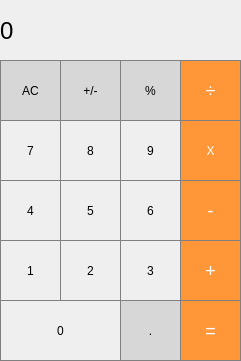
<?xml version="1.0" encoding="UTF-8"?>
<ui version="4.0">
 <class>MainWindow</class>
 <widget class="QMainWindow" name="MainWindow">
  <property name="geometry">
   <rect>
    <x>0</x>
    <y>0</y>
    <width>241</width>
    <height>361</height>
   </rect>
  </property>
  <property name="windowTitle">
   <string>MainWindow</string>
  </property>
  <widget class="QWidget" name="centralwidget">
   <widget class="QLabel" name="result_show">
    <property name="enabled">
     <bool>true</bool>
    </property>
    <property name="geometry">
     <rect>
      <x>0</x>
      <y>0</y>
      <width>241</width>
      <height>61</height>
     </rect>
    </property>
    <property name="font">
     <font>
      <pointsize>18</pointsize>
     </font>
    </property>
    <property name="styleSheet">
     <string notr="true">QLabel {
  qproperty-alignment: 'AlignVCenter | AlignRight';
  border: 1px solid gray;
}

background-color : white;</string>
    </property>
    <property name="text">
     <string>0</string>
    </property>
   </widget>
   <widget class="QPushButton" name="pushButton_AC">
    <property name="geometry">
     <rect>
      <x>0</x>
      <y>60</y>
      <width>61</width>
      <height>61</height>
     </rect>
    </property>
    <property name="styleSheet">
     <string notr="true">QPushButton {
  background-color: rgb(215, 215, 215);
  border: 1px solid gray;
}
QPushButton:pressed {
    background-color: qlineargradient(x1: 0, y1: 0, x2: 0, y2: 1,
                                      stop: 0 #BEBEBE, stop: 1 #D7D7D7);
}</string>
    </property>
    <property name="text">
     <string>AC</string>
    </property>
   </widget>
   <widget class="QPushButton" name="pushButton_plus_minys">
    <property name="geometry">
     <rect>
      <x>60</x>
      <y>60</y>
      <width>61</width>
      <height>61</height>
     </rect>
    </property>
    <property name="styleSheet">
     <string notr="true">QPushButton {
  background-color: rgb(215, 215, 215);
  border: 1px solid gray;
}
QPushButton:pressed {
    background-color: qlineargradient(x1: 0, y1: 0, x2: 0, y2: 1,
                                      stop: 0 #BEBEBE, stop: 1 #D7D7D7);
}</string>
    </property>
    <property name="text">
     <string>+/-</string>
    </property>
   </widget>
   <widget class="QPushButton" name="pushButton_procent">
    <property name="geometry">
     <rect>
      <x>120</x>
      <y>60</y>
      <width>61</width>
      <height>61</height>
     </rect>
    </property>
    <property name="styleSheet">
     <string notr="true">QPushButton {
  background-color: rgb(215, 215, 215);
  border: 1px solid gray;
}
QPushButton:pressed {
    background-color: qlineargradient(x1: 0, y1: 0, x2: 0, y2: 1,
                                      stop: 0 #BEBEBE, stop: 1 #D7D7D7);
}</string>
    </property>
    <property name="text">
     <string>%</string>
    </property>
   </widget>
   <widget class="QPushButton" name="pushButton_divide">
    <property name="geometry">
     <rect>
      <x>180</x>
      <y>60</y>
      <width>61</width>
      <height>61</height>
     </rect>
    </property>
    <property name="styleSheet">
     <string notr="true">QPushButton {
  background-color: rgb(255, 151, 57);
  color: white; 
  border: 1px solid gray;
  font-size: 18px;
}

QPushButton:pressed {
    background-color: qlineargradient(x1: 0, y1: 0, x2: 0, y2: 1,
                                      stop: 0 #FF7832, stop: 1 #FF9739);
}</string>
    </property>
    <property name="text">
     <string>÷</string>
    </property>
   </widget>
   <widget class="QPushButton" name="pushButton_multiply">
    <property name="geometry">
     <rect>
      <x>180</x>
      <y>120</y>
      <width>61</width>
      <height>61</height>
     </rect>
    </property>
    <property name="styleSheet">
     <string notr="true">QPushButton {
  background-color: rgb(255, 151, 57);
  color: white; 
  border: 1px solid gray;
}

QPushButton:pressed {
    background-color: qlineargradient(x1: 0, y1: 0, x2: 0, y2: 1,
                                      stop: 0 #FF7832, stop: 1 #FF9739);
}</string>
    </property>
    <property name="text">
     <string>X</string>
    </property>
   </widget>
   <widget class="QPushButton" name="pushButton_9">
    <property name="geometry">
     <rect>
      <x>120</x>
      <y>120</y>
      <width>61</width>
      <height>61</height>
     </rect>
    </property>
    <property name="styleSheet">
     <string notr="true">QPushButton {
   border: 1px solid gray;
}
QPushButton:pressed {
    background-color: qlineargradient(x1: 0, y1: 0, x2: 0, y2: 1,
                                      stop: 0 #dadbde, stop: 1 #f6f7fa);
}</string>
    </property>
    <property name="text">
     <string>9</string>
    </property>
   </widget>
   <widget class="QPushButton" name="pushButton_7">
    <property name="geometry">
     <rect>
      <x>0</x>
      <y>120</y>
      <width>61</width>
      <height>61</height>
     </rect>
    </property>
    <property name="styleSheet">
     <string notr="true">QPushButton {
   border: 1px solid gray;
}
QPushButton:pressed {
    background-color: qlineargradient(x1: 0, y1: 0, x2: 0, y2: 1,
                                      stop: 0 #dadbde, stop: 1 #f6f7fa);
}</string>
    </property>
    <property name="text">
     <string>7</string>
    </property>
   </widget>
   <widget class="QPushButton" name="pushButton_8">
    <property name="geometry">
     <rect>
      <x>60</x>
      <y>120</y>
      <width>61</width>
      <height>61</height>
     </rect>
    </property>
    <property name="styleSheet">
     <string notr="true">QPushButton {
   border: 1px solid gray;
}
QPushButton:pressed {
    background-color: qlineargradient(x1: 0, y1: 0, x2: 0, y2: 1,
                                      stop: 0 #dadbde, stop: 1 #f6f7fa);
}</string>
    </property>
    <property name="text">
     <string>8</string>
    </property>
   </widget>
   <widget class="QPushButton" name="pushButton_minus">
    <property name="geometry">
     <rect>
      <x>180</x>
      <y>180</y>
      <width>61</width>
      <height>61</height>
     </rect>
    </property>
    <property name="styleSheet">
     <string notr="true">QPushButton {
  background-color: rgb(255, 151, 57);
  color: white; 
  border: 1px solid gray;
  font-size: 18px;
}

QPushButton:pressed {
    background-color: qlineargradient(x1: 0, y1: 0, x2: 0, y2: 1,
                                      stop: 0 #FF7832, stop: 1 #FF9739);
}</string>
    </property>
    <property name="text">
     <string>-</string>
    </property>
   </widget>
   <widget class="QPushButton" name="pushButton_6">
    <property name="geometry">
     <rect>
      <x>120</x>
      <y>180</y>
      <width>61</width>
      <height>61</height>
     </rect>
    </property>
    <property name="styleSheet">
     <string notr="true">QPushButton {
   border: 1px solid gray;
}
QPushButton:pressed {
    background-color: qlineargradient(x1: 0, y1: 0, x2: 0, y2: 1,
                                      stop: 0 #dadbde, stop: 1 #f6f7fa);
}</string>
    </property>
    <property name="text">
     <string>6</string>
    </property>
   </widget>
   <widget class="QPushButton" name="pushButton_4">
    <property name="geometry">
     <rect>
      <x>0</x>
      <y>180</y>
      <width>61</width>
      <height>61</height>
     </rect>
    </property>
    <property name="styleSheet">
     <string notr="true">QPushButton {
   border: 1px solid gray;
}
QPushButton:pressed {
    background-color: qlineargradient(x1: 0, y1: 0, x2: 0, y2: 1,
                                      stop: 0 #dadbde, stop: 1 #f6f7fa);
}</string>
    </property>
    <property name="text">
     <string>4</string>
    </property>
   </widget>
   <widget class="QPushButton" name="pushButton_5">
    <property name="geometry">
     <rect>
      <x>60</x>
      <y>180</y>
      <width>61</width>
      <height>61</height>
     </rect>
    </property>
    <property name="styleSheet">
     <string notr="true">QPushButton {
   border: 1px solid gray;
}
QPushButton:pressed {
    background-color: qlineargradient(x1: 0, y1: 0, x2: 0, y2: 1,
                                      stop: 0 #dadbde, stop: 1 #f6f7fa);
}</string>
    </property>
    <property name="text">
     <string>5</string>
    </property>
   </widget>
   <widget class="QPushButton" name="pushButton_plus">
    <property name="geometry">
     <rect>
      <x>180</x>
      <y>240</y>
      <width>61</width>
      <height>61</height>
     </rect>
    </property>
    <property name="styleSheet">
     <string notr="true">QPushButton {
  background-color: rgb(255, 151, 57);
  color: white; 
  border: 1px solid gray;
  font-size: 18px;
}

QPushButton:pressed {
    background-color: qlineargradient(x1: 0, y1: 0, x2: 0, y2: 1,
                                      stop: 0 #FF7832, stop: 1 #FF9739);
}</string>
    </property>
    <property name="text">
     <string>+</string>
    </property>
   </widget>
   <widget class="QPushButton" name="pushButton_3">
    <property name="geometry">
     <rect>
      <x>120</x>
      <y>240</y>
      <width>61</width>
      <height>61</height>
     </rect>
    </property>
    <property name="styleSheet">
     <string notr="true">QPushButton {
   border: 1px solid gray;
}
QPushButton:pressed {
    background-color: qlineargradient(x1: 0, y1: 0, x2: 0, y2: 1,
                                      stop: 0 #dadbde, stop: 1 #f6f7fa);
}</string>
    </property>
    <property name="text">
     <string>3</string>
    </property>
   </widget>
   <widget class="QPushButton" name="pushButton_1">
    <property name="geometry">
     <rect>
      <x>0</x>
      <y>240</y>
      <width>61</width>
      <height>61</height>
     </rect>
    </property>
    <property name="styleSheet">
     <string notr="true">QPushButton {
   border: 1px solid gray;
}
QPushButton:pressed {
    background-color: qlineargradient(x1: 0, y1: 0, x2: 0, y2: 1,
                                      stop: 0 #dadbde, stop: 1 #f6f7fa);
}</string>
    </property>
    <property name="text">
     <string>1</string>
    </property>
   </widget>
   <widget class="QPushButton" name="pushButton_2">
    <property name="geometry">
     <rect>
      <x>60</x>
      <y>240</y>
      <width>61</width>
      <height>61</height>
     </rect>
    </property>
    <property name="styleSheet">
     <string notr="true">QPushButton {
   border: 1px solid gray;
}
QPushButton:pressed {
    background-color: qlineargradient(x1: 0, y1: 0, x2: 0, y2: 1,
                                      stop: 0 #dadbde, stop: 1 #f6f7fa);
}</string>
    </property>
    <property name="text">
     <string>2</string>
    </property>
   </widget>
   <widget class="QPushButton" name="pushButton_ravno">
    <property name="geometry">
     <rect>
      <x>180</x>
      <y>300</y>
      <width>61</width>
      <height>61</height>
     </rect>
    </property>
    <property name="styleSheet">
     <string notr="true">QPushButton {
  background-color: rgb(255, 151, 57);
  color: white; 
  border: 1px solid gray;
  font-size: 18px;
}

QPushButton:pressed {
    background-color: qlineargradient(x1: 0, y1: 0, x2: 0, y2: 1,
                                      stop: 0 #FF7832, stop: 1 #FF9739);
}</string>
    </property>
    <property name="text">
     <string>=</string>
    </property>
   </widget>
   <widget class="QPushButton" name="pushButton_dot">
    <property name="geometry">
     <rect>
      <x>120</x>
      <y>300</y>
      <width>61</width>
      <height>61</height>
     </rect>
    </property>
    <property name="styleSheet">
     <string notr="true">QPushButton {
  background-color: rgb(215, 215, 215);
  border: 1px solid gray;
}
QPushButton:pressed {
    background-color: qlineargradient(x1: 0, y1: 0, x2: 0, y2: 1,
                                      stop: 0 #BEBEBE, stop: 1 #D7D7D7);
}</string>
    </property>
    <property name="text">
     <string>.</string>
    </property>
   </widget>
   <widget class="QPushButton" name="pushButton_0">
    <property name="geometry">
     <rect>
      <x>0</x>
      <y>300</y>
      <width>121</width>
      <height>61</height>
     </rect>
    </property>
    <property name="styleSheet">
     <string notr="true">QPushButton {
   border: 1px solid gray;
}
QPushButton:pressed {
    background-color: qlineargradient(x1: 0, y1: 0, x2: 0, y2: 1,
                                      stop: 0 #dadbde, stop: 1 #f6f7fa);
}</string>
    </property>
    <property name="text">
     <string>0</string>
    </property>
   </widget>
  </widget>
 </widget>
 <resources/>
 <connections/>
</ui>
